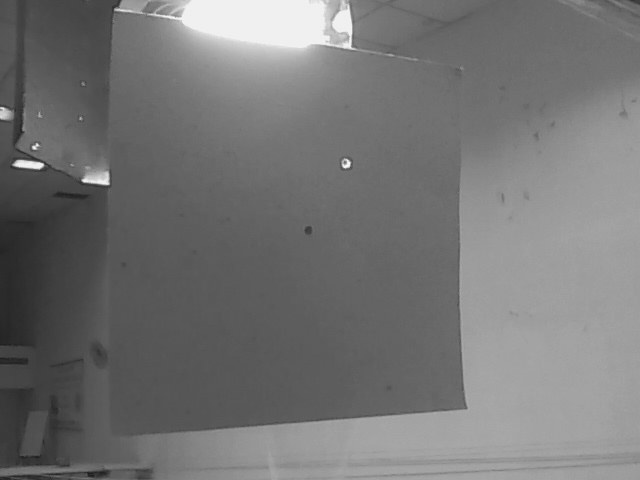
#> input picture images/web_5790.jpg, 640 x 480 px, found by its file name
$ jupyter execute assd_static.ipynb
#> lines starting #> are read from the running program, lines starting #| are printed output that depends on the picture; after the words box and inside, x2 and y2 are one past the last pixel; in counts of white or black regions, pixels touching at a corner belong together; long printed decimals are rounded
#> further down, img is the input picture: shape (480, 640, 3); min 28, max 255, mean 116.6
[cell 1]
import cv2
import numpy as np
import matplotlib.pyplot as plt
import math

def image_resize(image, width = None, height = None, inter = cv2.INTER_AREA):
#> called with width = 512, height = 512, inter = 3
    dim = None
    (h, w) = image.shape[:2]
#> h = 480; w = 640

    if width is None and height is None:
        return image

    if width is None:
        r = height / float(h)
        dim = (int(w * r), height)
    else:
        r = width / float(w)
#> r = 0.8
        dim = (width, int(h * r))
#> dim = (512, 384)

    resized = cv2.resize(image, dim, interpolation = inter)

    return resized

img = cv2.imread("/content/web_5790.jpg")
resized_img = image_resize(img, 512, 512)

# [4 lines of commented-out code are left out]

pts1 = np.float32([[93, 8], [367, 57], [91, 348], [372, 325]])
pts2 = np.float32([[0, 0], [512, 0], [0, 512], [512, 512]])


matrix = cv2.getPerspectiveTransform(pts1, pts2)
result = cv2.warpPerspective(resized_img, matrix, (512, 512))
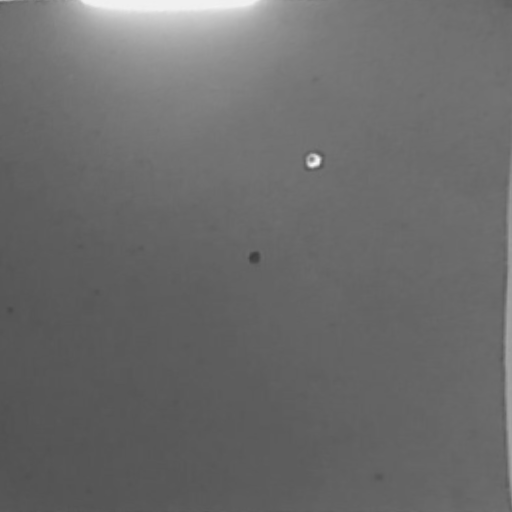
#> result: shape (512, 512, 3); min 60, max 248, mean 106.9
gray = cv2.cvtColor(result, cv2.COLOR_BGR2GRAY)

blur = cv2.GaussianBlur(gray, (5,5), 1)

thAdaptive = cv2.adaptiveThreshold(blur, 255, cv2.ADAPTIVE_THRESH_GAUSSIAN_C, cv2.THRESH_BINARY, 11, 2)
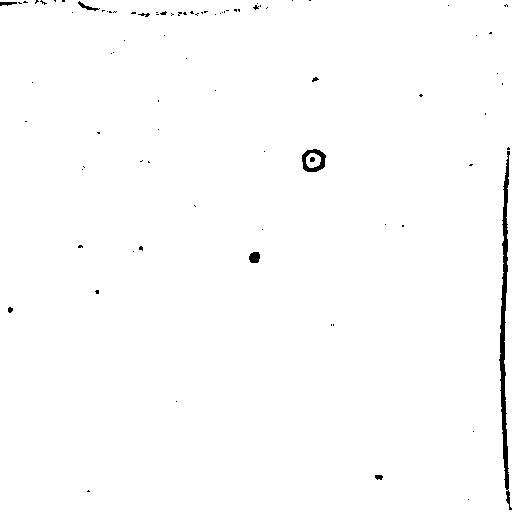
#> thAdaptive: shape (512, 512); 99.1% white; 85 black regions (75 under 20 px)

contours, hierarchy = cv2.findContours(thAdaptive, cv2.RETR_TREE, cv2.CHAIN_APPROX_SIMPLE)
#> contours = 96 contours, 82 with area under 20; largest, box (x1, y1, x2, y2) and area: (0, 0, 512, 512) 260940, (498, 150, 511, 491) 1776, (301, 148, 327, 173) 483, (306, 153, 321, 168) 158, (248, 251, 261, 264) 119
font = cv2.FONT_HERSHEY_COMPLEX
points = []
for c in contours:
        if cv2.contourArea(c) < 400 and cv2.contourArea(c) > 85 :
          print(cv2.contourArea(c))
          x,y,w,h = cv2.boundingRect(c)
          cv2.rectangle(result, (x, y), (x + w, y + h), (0, 255,0), 2)
          string = "(" + str(x) + ", " + str(y) + ")"
          center = (x,y)
          # cv2.putText(thAdaptive, string, (x, y), font, 1, (255, 0, 0))
          # print (center)
          points.append(center)
        else:
          continue
#> this loop made 96 passes
#> (x, y, w, h) on passes 11, 30: (248, 251, 13, 13), (306, 153, 15, 15)
#> c on passes 2, 5, 6, 12, 15, 17: [[467, 499], [468, 498], [469, 499], [468, 500]], [[472, 431], [473, 430], [474, 431], [473, 432]], [[175, 401], [176, 400], [177, 401], [176, 402]], [[132, 251], [133, 250], [134, 251], [133, 252]], [[261, 229], [262, 228], [263, 229], [262, 230]], [[384, 224], [385, 223], [386, 224], [385, 225]]
#| 119.0
#| 157.5
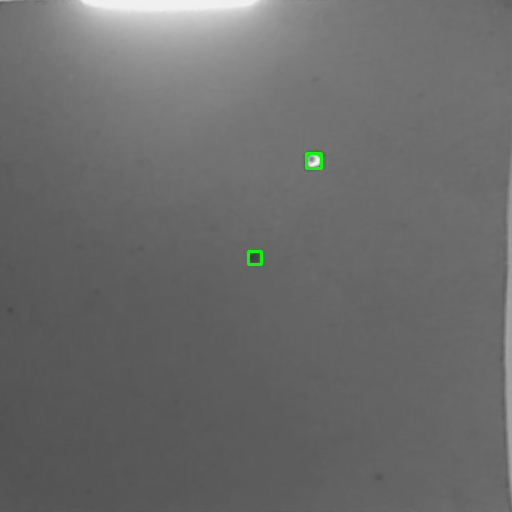
#> result: shape (512, 512, 3); 0.13% of pixels changed, all inside (x1, y1, x2, y2) = (247, 152, 323, 266)
#> after the loop, points = [(248, 251), (306, 153)]


plt.figure(figsize=(21,7))

plt.subplot(2, 3, 1)
plt.imshow(result)
plt.title("Detected Points")

# cv2.line(output,points[1],points[2],(255,255,0),2)

plt.subplot(2, 3, 2)
plt.imshow(gray, cmap="gray")
plt.title("Line Passing Through Point")

# [8 lines of commented-out code are left out]

plt.subplot(2, 3, 3)
plt.imshow(thAdaptive, cmap="gray")
plt.title("Distance between the points")

print(points[0])
#| (248, 251)
print(points[1])
#| (306, 153)
print(math.dist(points[0], points[1]))
#| 113.877

# print(points)
# plt.imshow(result)
# plt.imshow("Perspective transformation", result)
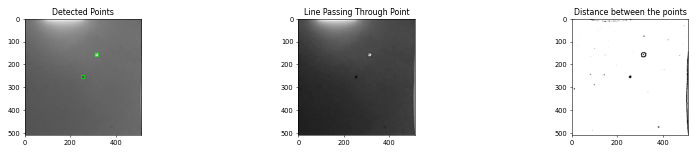
#> figure drawn by matplotlib, 3 panels

$ run again, with images/web_1154.jpg copied over images/web_5790.jpg
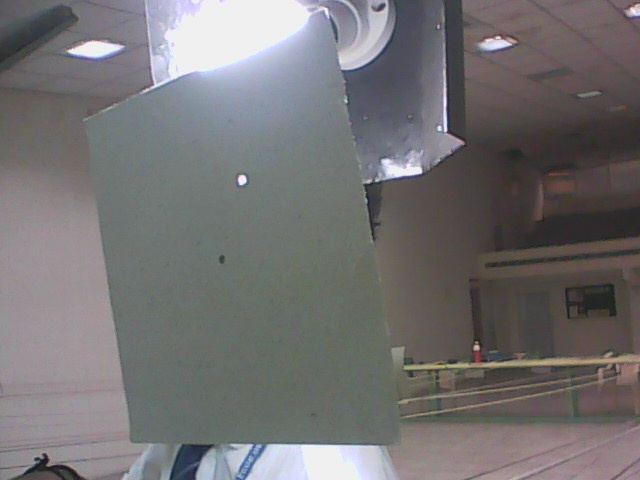
#> input picture images/web_1154.jpg, 640 x 480 px, found by its file name
#> img is the input picture: shape (480, 640, 3); mean B, G, R 113.6, 113, 114.8
#> `thAdaptive = cv2.adaptiveThreshold(blur, 255, cv2.ADAPTIVE_THRESH_GAUS..`:
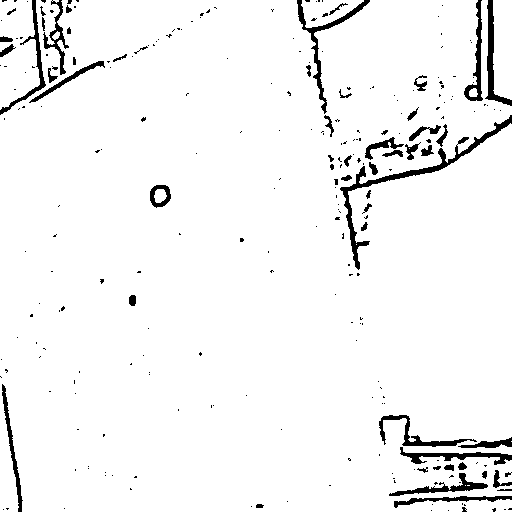
#> thAdaptive: shape (512, 512); 95.7% white; 263 black regions (209 under 20 px)
#> contours = 301 contours, 242 with area under 20; largest, box (x1, y1, x2, y2) and area: (0, 0, 512, 512) 246719, (0, 0, 40, 110) 3166, (493, 0, 512, 100) 1670, (301, 0, 364, 28) 1048, (378, 414, 478, 448) 770
#> the loop `for c in contours:` made 301 passes
#> (x, y, w, h) on passes 143, 160, 163, 165, 178, 190, 192, 200: (154, 189, 13, 14), (381, 149, 23, 9), (420, 144, 15, 13), (404, 143, 16, 18), (364, 136, 41, 25), (408, 125, 23, 17), (435, 123, 14, 25), (323, 114, 12, 24)
#> (printed output is left out)
#> after the loop `for c in contours:`:
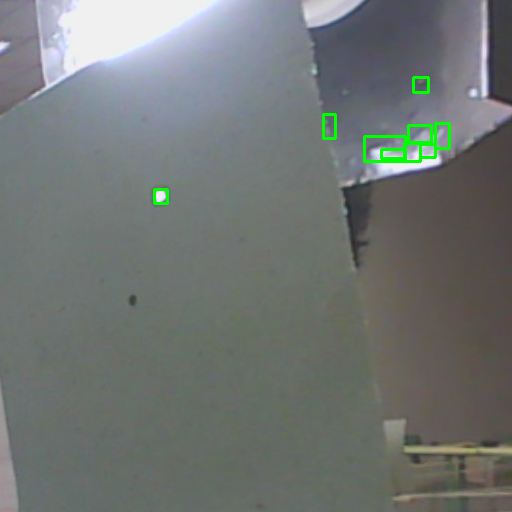
#> result: shape (512, 512, 3); mean B, G, R 115.1, 117.1, 112.3
#> after the loop `for c in contours:`: points = [(154, 189), (381, 149), (420, 144), (404, 143), (364, 136), (408, 125), (435, 123), (323, 114), (413, 77)]
#| (154, 189)
#| (381, 149)
#| 230.497

$ run again, with images/web_1298.jpg copied over images/web_5790.jpg
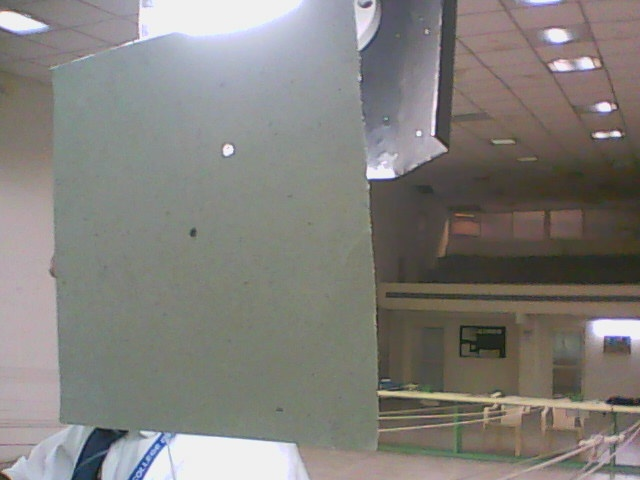
#> input picture images/web_1298.jpg, 640 x 480 px, found by its file name
#> img is the input picture: shape (480, 640, 3); mean B, G, R 123, 127.2, 130
#> `thAdaptive = cv2.adaptiveThreshold(blur, 255, cv2.ADAPTIVE_THRESH_GAUS..`:
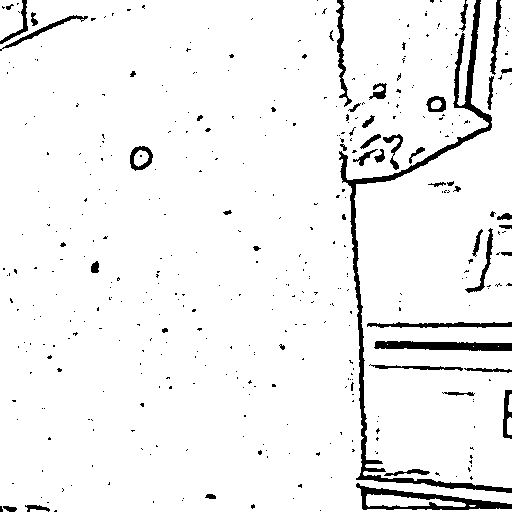
#> thAdaptive: shape (512, 512); 94.8% white; 413 black regions (364 under 20 px)
#> contours = 484 contours, 427 with area under 20; largest, box (x1, y1, x2, y2) and area: (0, 0, 512, 512) 199226, (354, 0, 512, 488) 49299, (0, 0, 23, 41) 722, (366, 494, 466, 507) 686, (129, 145, 154, 172) 478
#> the loop `for c in contours:` made 484 passes
#> (x, y, w, h) on passes 14, 32, 35, 64, 65, 80, 270, 330: (383, 468, 48, 9), (443, 391, 32, 6), (370, 364, 94, 8), (471, 228, 13, 29), (464, 227, 30, 67), (486, 75, 9, 36), (90, 260, 10, 14), (373, 148, 13, 16)
#> (printed output is left out)
#> after the loop `for c in contours:`:
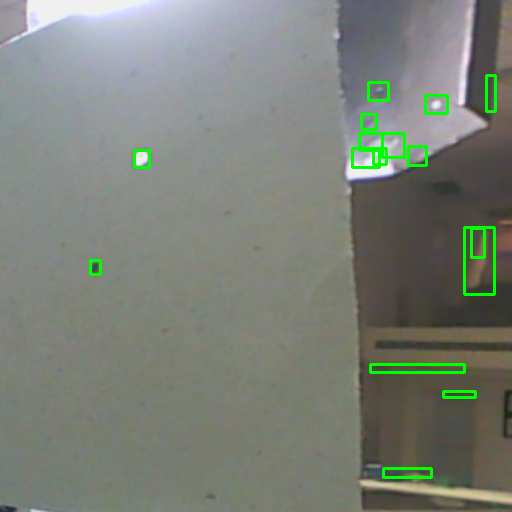
#> result: shape (512, 512, 3); mean B, G, R 119.2, 128.2, 122.8
#> after the loop `for c in contours:`: points = [(383, 468), (443, 391), (370, 364), (471, 228), (464, 227), (486, 75), (90, 260), (373, 148), (352, 148), (408, 146), (134, 150), (382, 133), (359, 133), (361, 114), (425, 95), (368, 82)]
#| (383, 468)
#| (443, 391)
#| 97.617

$ run again, with images/web_1329.jpg copied over images/web_5790.jpg
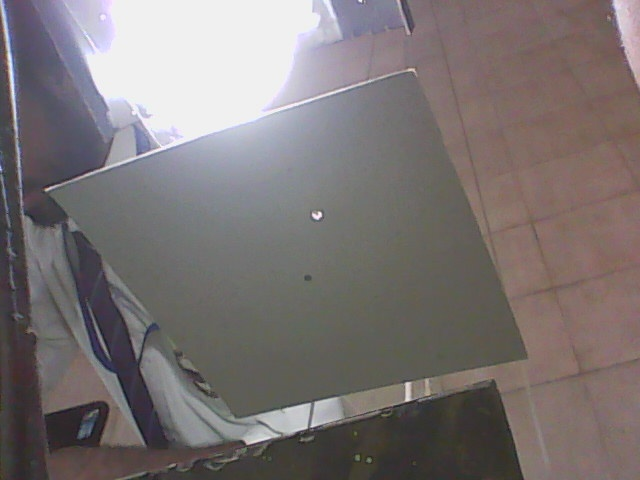
#> input picture images/web_1329.jpg, 640 x 480 px, found by its file name
#> img is the input picture: shape (480, 640, 3); mean B, G, R 115.4, 115.5, 122.5
#> thAdaptive: shape (512, 512); 95.5% white; 180 black regions (133 under 20 px)
#> contours = 201 contours, 153 with area under 20; largest, box (x1, y1, x2, y2) and area: (0, 0, 512, 512) 243858, (258, 458, 512, 512) 6988, (186, 2, 440, 103) 1311, (369, 493, 512, 512) 1303, (6, 108, 55, 178) 1006
#> the loop `for c in contours:` made 201 passes
#> (x, y, w, h) on passes 29, 31, 72, 76, 98, 103, 104, 114: (399, 473, 8, 24), (413, 472, 9, 23), (83, 421, 20, 18), (45, 406, 27, 31), (7, 355, 31, 31), (1, 318, 42, 49), (247, 317, 13, 10), (260, 230, 16, 13)
#> (printed output is left out)
#> after the loop `for c in contours:`:
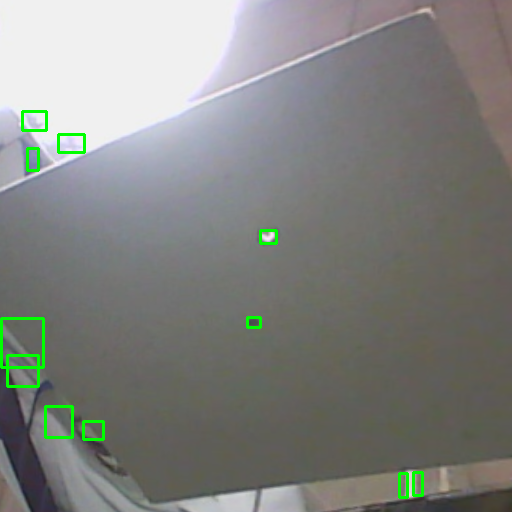
#> result: shape (512, 512, 3); mean B, G, R 126.8, 130.4, 128.8
#> after the loop `for c in contours:`: points = [(399, 473), (413, 472), (83, 421), (45, 406), (7, 355), (1, 318), (247, 317), (260, 230), (58, 134), (22, 111), (27, 148)]
#| (399, 473)
#| (413, 472)
#| 14.036
#> `[cell 1] import cv2 import numpy as np import matplotlib.pyplot as plt..`:
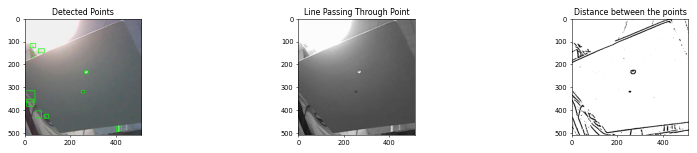
#> figure drawn by matplotlib, 3 panels; B, G, R data is drawn as R, G, B
